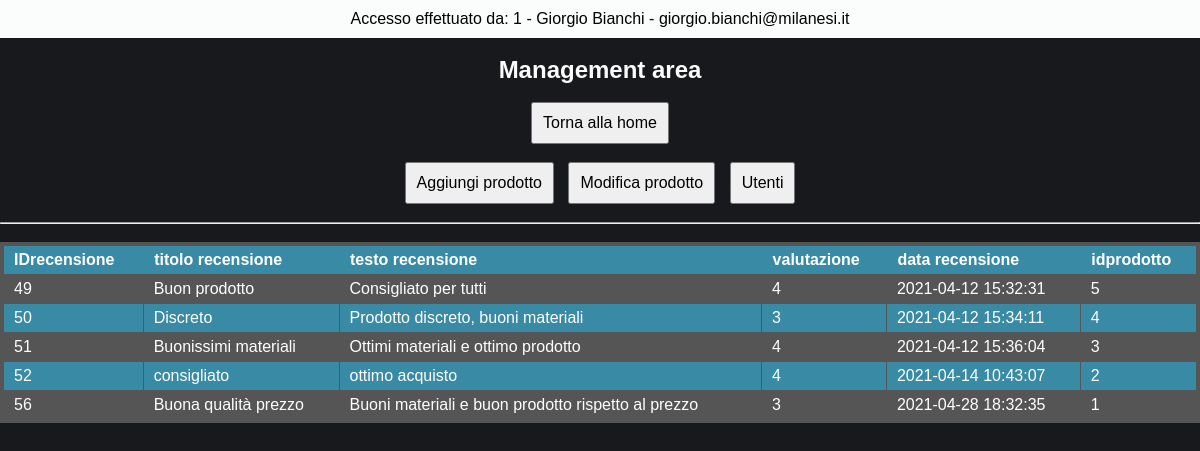
The page /management/viewUser.select.recensioni.php?IDutente=38 (signed in) on the database as committed earlier.
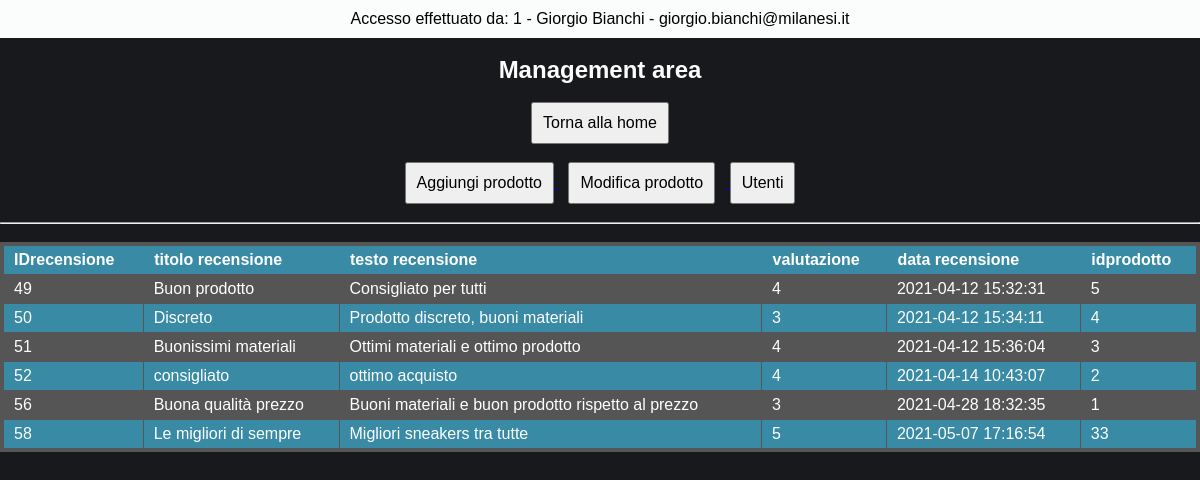
The same page on the database as committed later.
### tables this page shows
CREATE TABLE `recensioni` (
  `IDrecensione` int(11) NOT NULL AUTO_INCREMENT,
  `testo_recensione` varchar(1500) DEFAULT NULL,
  `titolo_recensione` varchar(50) DEFAULT NULL,
  `valutazione` int(11) DEFAULT NULL,
  `data_recensione` datetime DEFAULT NULL,
  `idutente` int(11) DEFAULT NULL,
  `idprodotto` int(11) DEFAULT NULL,
  PRIMARY KEY (`IDrecensione`),
  KEY `idutente` (`idutente`),
  KEY `idprodotto` (`idprodotto`),
  CONSTRAINT `recensioni_ibfk_1` FOREIGN KEY (`idutente`) REFERENCES `utenti` (`IDutente`),
  CONSTRAINT `recensioni_ibfk_2` FOREIGN KEY (`idprodotto`) REFERENCES `prodotto` (`IDprodotto`)
);

### management/viewUser.select.recensioni.php (the view, shortened to what this page needs)
<?php
include '../dbConfig/dbConfig.php';
?>
<!DOCTYPE html>
<html>
  <?php
    $IDutente = $_GET["IDutente"];
    $email_aziendale = $_SESSION['email_aziendale'];
    $sql_dip = "SELECT * FROM dipendenti WHERE email_aziendale = '$email_aziendale'";
            $result_dip = $conn->query($sql_dip);
            $row_dip = $result_dip->fetch_assoc();
  ?>
  <head>
    <link rel="stylesheet" href="./css/style.management.css">
  </head>
  <body >
      <div class="header-page">
        <div class="header">
          <p> Accesso effettuato da: <?php echo "{$row_dip["IDdipendente"]} - {$row_dip["nome"]} {$row_dip["cognome"]} - {$row_dip["email_aziendale"]}" ?> </p>
        </div>
        <br>
        <h2> Management area </h2>
        <br>
        <a href="./managementPage.php"> <button name="management-page"> Torna alla home </button> </a>
        <br><br>
        <a href="./aggiungiProdotto.php"> <button name="agg-prod"> Aggiungi prodotto </button> </a>
        <a href="./modificaProdotto.php"> <button name="mod-prod" style="margin: 0 10px;"> Modifica prodotto </button> </a>
        <a href="./viewUser.php"> <button name="view-user"> Utenti </button> </a>
        <br><br><hr><br>
      </div>
    <form action="<?php echo $_SERVER['PHP_SELF']; ?>" method="post">
      <?php
          $sql_recensioni = "SELECT * FROM recensioni WHERE idutente = '$IDutente' ORDER BY data_recensione";
                             $result_recensioni = $conn->query($sql_recensioni);
          ?>
          <table class="steelBlueCols">
            <tr>
              <thead>
                <th> IDrecensione </th>
                <th> titolo recensione </th>
                <th> testo recensione </th>
                <th> valutazione </th>
                <th> data recensione </th>
                <th> idprodotto </th>
              </thead>
            </tr>
            <tbody>
          <?php
          while ($row_recensioni = $result_recensioni->fetch_assoc()) {
            ?>
              <tr>
                <td> <?php echo $row_recensioni["IDrecensione"] ?> </td>
                <td> <?php echo $row_recensioni["titolo_recensione"] ?> </td>
                <td> <?php echo $row_recensioni["testo_recensione"] ?> </td>
                <td> <?php echo $row_recensioni["valutazione"] ?> </td>
                <td> <?php echo $row_recensioni["data_recensione"] ?> </td>
                <td> <?php echo $row_recensioni["idprodotto"] ?> </td>
              </tr>
            <?php
          }
          ?>
        </tbody>
    </form>
  </body>
</html>

Rows that differ between the two databases and show on the page:
added recensioni: IDrecensione "58", titolo_recensione "Le migliori di sempre", testo_recensione "Migliori sneakers tra tutte", valutazione "5", data_recensione "2021-05-07 17:16:54", idprodotto "33"
